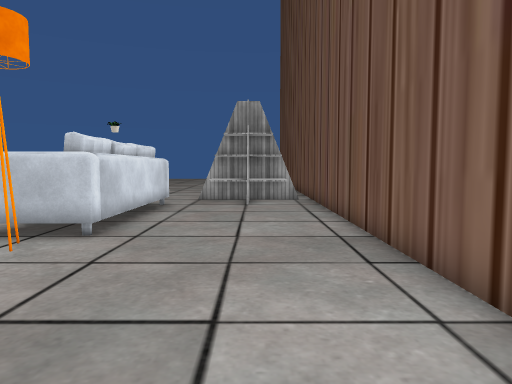
[1] (above)

24 first-person views from a walk through a Unity game level. The camera is 1.5 m above the floor, tilts 4° down and sees 70° across. The floor is counted in squares, 1 m on a side. Each view is taken from the middle of a square. On the plan, view 1 faces up. The plan holds only what a view shows up to about 16 squares ahead; the rest is blank. The place goes on beyond the plan. The player is left out. Some surface patterns are stand-ins.

[2]
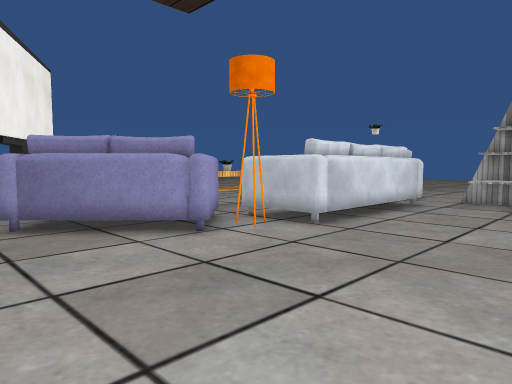

[3]
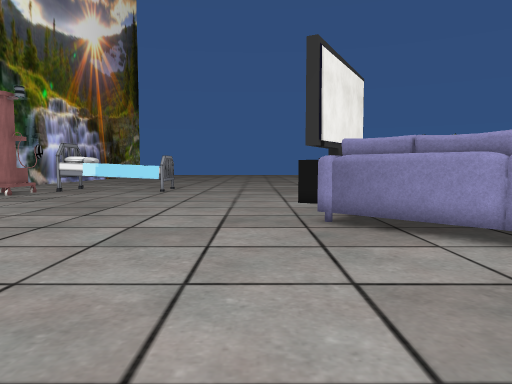

[4]
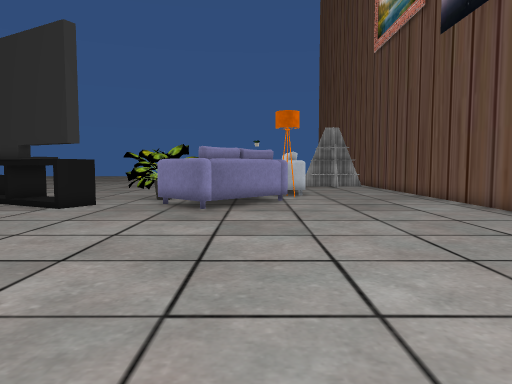

[5]
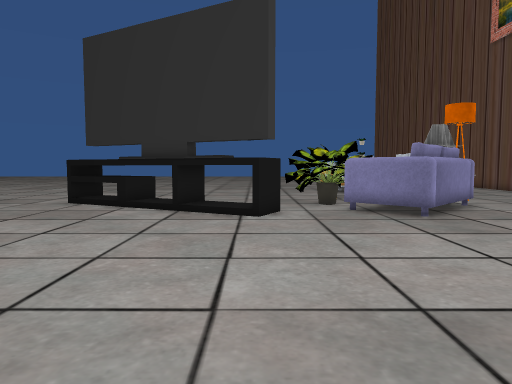

[6]
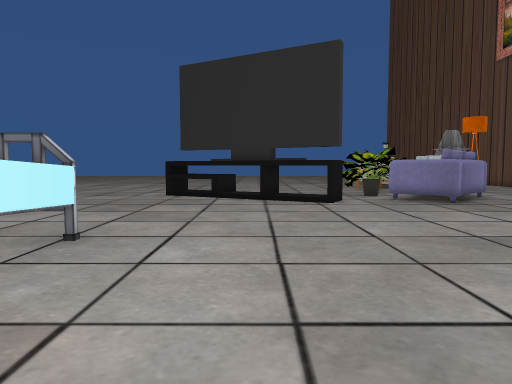

[7]
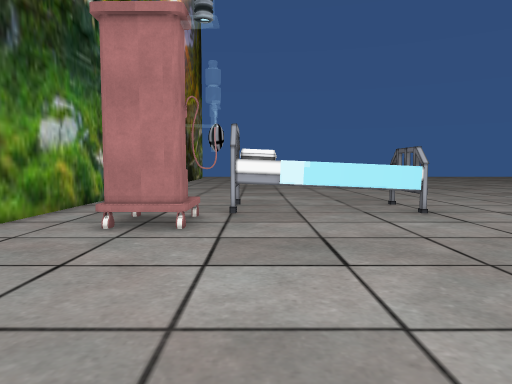

[8]
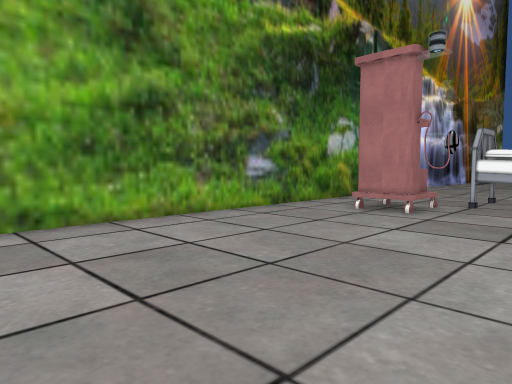

[9]
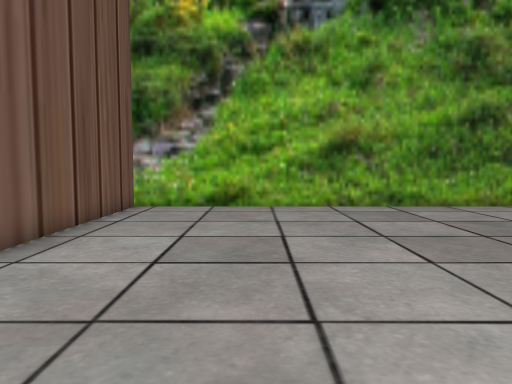

[10]
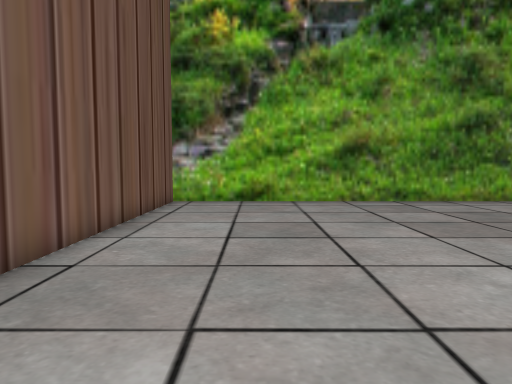

[11]
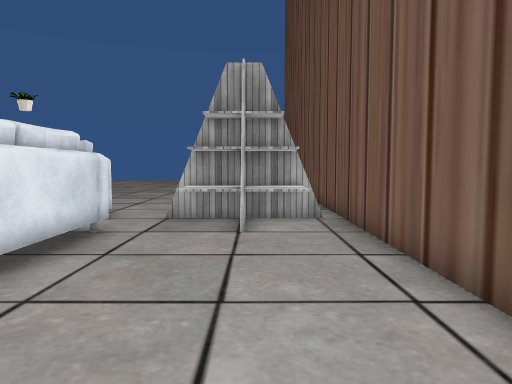

[12]
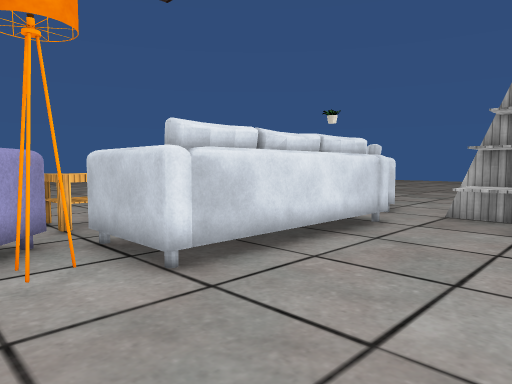

[13]
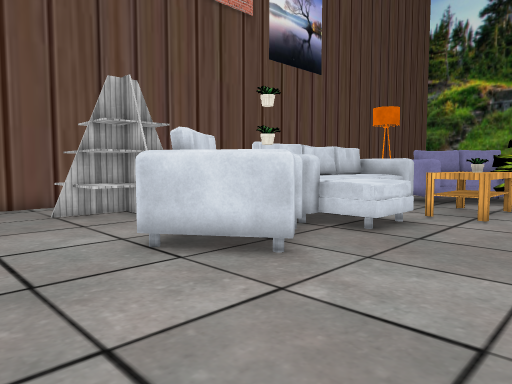

[14]
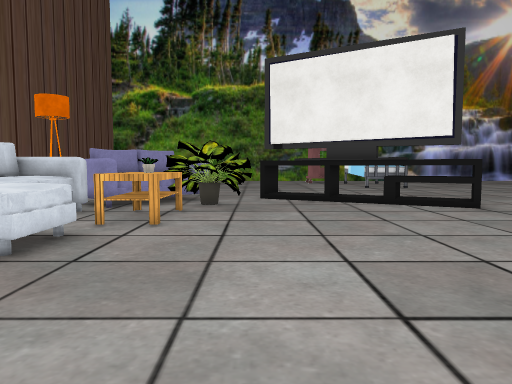

[15]
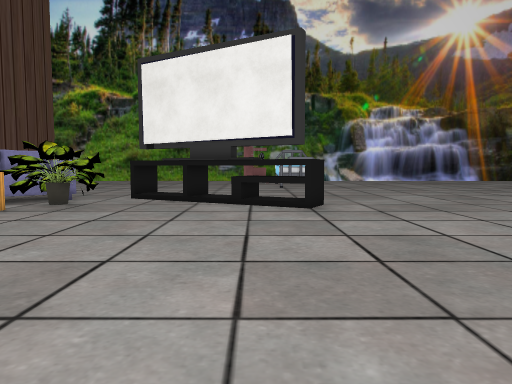

[16]
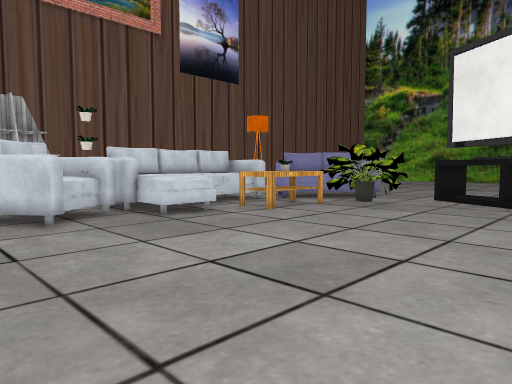

[17]
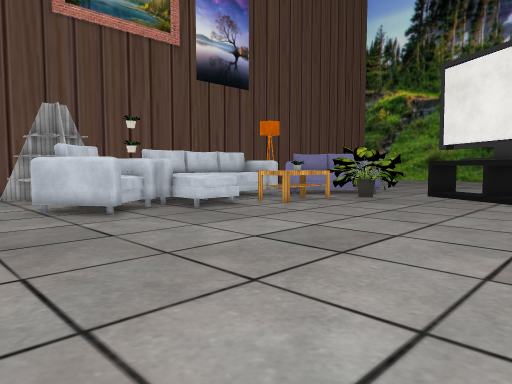

[18]
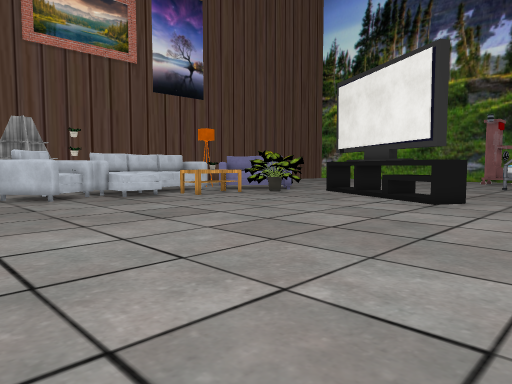

[19]
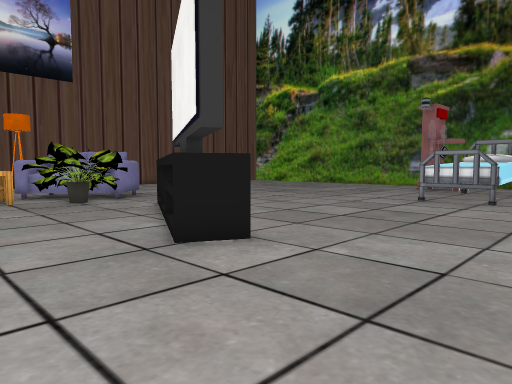

[20]
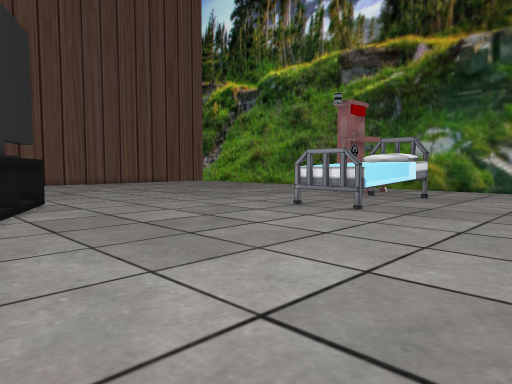

[21]
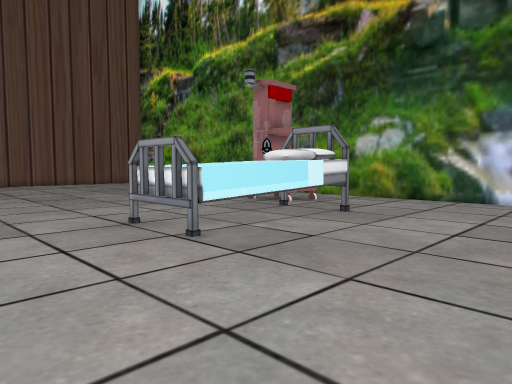

[22]
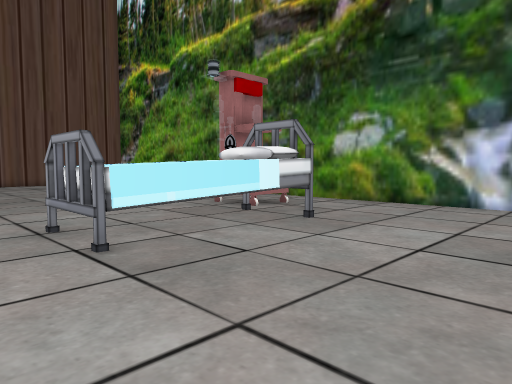

[23]
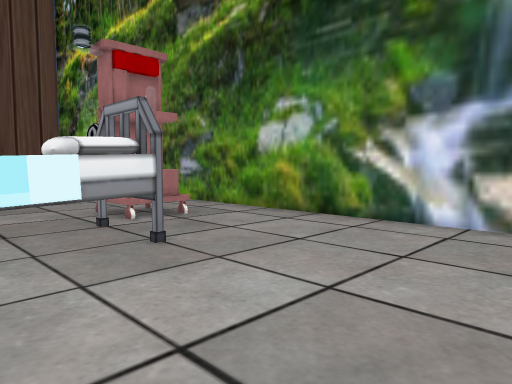

[24]
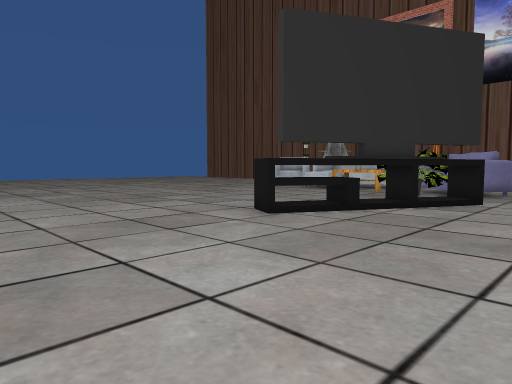

### Floor plan
Key: @ floor where view 1 was taken; # wall or solid block; x gap in a wall; . floor; S shelf; L lamp; T table; F sofa; P pot; O other object.
Columns run from 29 left of view 1 to 3 right of it. Each row starts with its distance up from view 1.
 22     .     .      .     ...      #
 21       ....................      #
 20      .......................... #
 19      ..................O........#
 18      .................OO ..SSSS.#
 17      ................OOOO..SSS .#
 16    ...................O OO.SSSSx#
 15    ...................O ...SSSS.#
 14    ..................OOO O......#
 13    ..................OOOOO......#
 12    ..................OOOOO......#
 11   ..................TT.OOO......#
 10   ..................TT.OOO......#
  9   ..................OT.OOO......#
  8   ..................TT.OOO......#
  7   .......##.......OOO.FF........#
  6 .........####....OOPOFFFLL......#
  5  .........#####..OOOFF FF.......#
  4  ..........#####..OFF FF........#
  3  ............####...FFF.........#
  2  ..............##....F..........#
  1  ...............................#
  0  ............................@..
 -1 ...............................
 -2 ..............................
 -3 ..............................
 -4  ..............................
 -5  ..............................
 -6  .....OOOO......................
 -7  .....OOOO......................#
 -8 ......OOOO......................#
 -9  .....OOOO......................#
-10  .....OOOO......................#
-11  .....OO O......................#
-12  ......OOO.O....................#
-13  .........OOO...................#
-14  .........OOO...................#
-15  .........OOO...................#
-16  ...............................#
-17   ..............................#
-18   ###############################

Where each view was taken, in squares from view 1:
view 1: 0 up, 0 right, facing up
view 2: 0 up, 2 right, facing up-left
view 3: 0 up, 2 right, facing left
view 4: 11 down, 6 left, facing up
view 5: 9 down, 13 left, facing up
view 6: 13 down, 16 left, facing up
view 7: 11 down, 8 left, facing left
view 8: 8 down, 5 left, facing down-left
view 9: 4 down, 2 left, facing down
view 10: 2 down, 1 left, facing down
view 11: 6 up, 0 right, facing up
view 12: 5 up, 1 right, facing up-left
view 13: 22 up, 12 left, facing down-right
view 14: 20 up, 12 left, facing down
view 15: 20 up, 18 left, facing down
view 16: 20 up, 18 left, facing down-right
view 17: 22 up, 19 left, facing down-right
view 18: 22 up, 25 left, facing down-right
view 19: 11 up, 26 left, facing down-right
view 20: 6 up, 29 left, facing down-right
view 21: 1 down, 29 left, facing down-right
view 22: 3 down, 29 left, facing down-right
view 23: 8 down, 29 left, facing down-right
view 24: 2 down, 29 left, facing up-right
